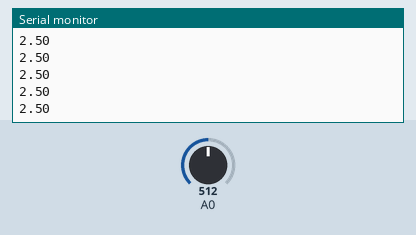
Recording of a sketch running on a simulated Arduino Uno, built with avr-gcc and run on an emulated ATmega328P. Parts: the last lines printed to the serial monitor. The inputs (shaded band) are chosen by the test bench; at power-on: A0 = 512.

Above: at 1.2 s.
1.3 s: A0 set to 716
At 2.2 s:
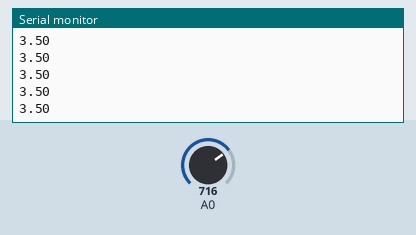
2.8 s: A0 set to 900
At 3.4 s:
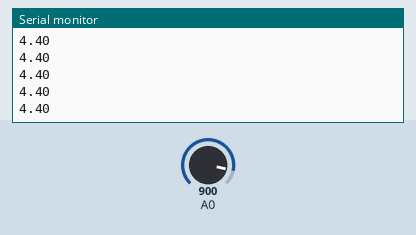
Timing chart, 0 to 5.8 s (numbered marks = the images above; inputs shaded):
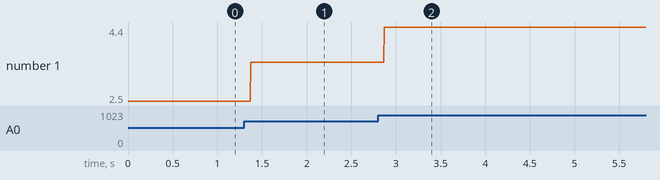

The sketch:

number.ino
```cpp
void setup() {
  // put your setup code here, to run once:
  Serial.begin(9600);

}

void loop() {
  // put your main code here, to run repeatedly:
  float number=analogRead(A0);
  Serial.println(number/204.6);

}
```

Measured:
- after the input at 1.3 s, the serial monitor: prints a new line after 0.07 s (image 1)
- after the input at 2.8 s, the serial monitor: prints a new line after 0.07 s (image 2)
- plotted number 1: 2.5 → 3.5 after the input at 1.3 s, 3.5 → 4.4 after the input at 2.8 s
